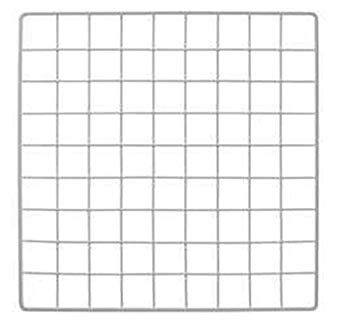
#> input picture gridtest.jpg, 342 x 332 px, given in place of testcar2.jpg, which was not available
$ python prototype.py
#> lines starting #> are read from the running program, lines starting #| are printed output that depends on the picture; after the words box and inside, x2 and y2 are one past the last pixel; in counts of white or black regions, pixels touching at a corner belong together; pictures that were not available may be replaced by others from this repository, and a replacement may not be noted
# -*- coding: utf-8 -*-
"""
Created on Mon Oct  1 14:14:02 2018

@author: llyod
"""


import numpy as np
import cv2


img = cv2.imread('testcar2.jpg')
#> img is the input picture: shape (332, 342, 3); min 118, max 255, mean 243.1
#Convert to Grayscale
gray = cv2.cvtColor(img, cv2.COLOR_BGR2GRAY)
#Gaussian Filter
blur = cv2.GaussianBlur(gray, (5,5), 0)
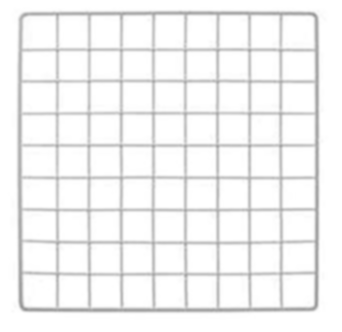
#> blur: shape (332, 342); min 147, max 255, mean 243.2
#Canny Edge Detector
edges = cv2.Canny(blur, 75, 100, apertureSize = 3)
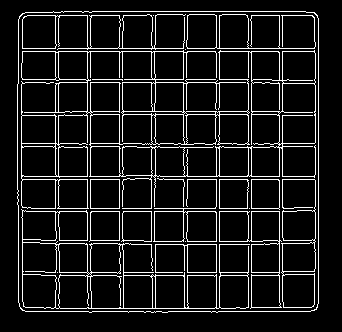
#> edges: shape (332, 342); 9.8% white in thin lines or dots, all inside (x1, y1, x2, y2) = (17, 11, 319, 313)
#hough transform
lines = cv2.HoughLinesP(edges, 1, np.pi/180, 60, maxLineGap= 45)
#> lines = 55 rows, first 6: [18, 48, 318, 48], [279, 311, 279, 11], [318, 303, 318, 18], [18, 211, 314, 211], [17, 179, 314, 179], [18, 51, 314, 51]

#drawing lines on img
for line in lines:
    x1, y1, x2, y2 = line[0]
    cv2.line(img,(x1,y1),(x2,y2),(0,0,255), 2)
#> this loop made 55 passes
#> (x1, y1, x2, y2) on passes 1 to 12: (18, 48, 318, 48), (279, 311, 279, 11), (318, 303, 318, 18), (18, 211, 314, 211), (17, 179, 314, 179), (18, 51, 314, 51), (18, 208, 314, 208), (25, 311, 310, 311), (216, 312, 216, 11), (282, 301, 282, 11), (90, 312, 90, 12), (219, 307, 219, 11)
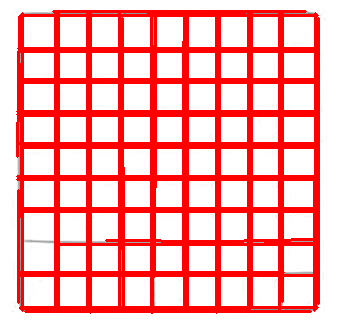
#> img: shape (332, 342, 3); mean B, G, R 179, 179, 254

cv2.imwrite('houghlines3.jpg', img)
cv2.imwrite('grayscaled.jpg', gray)
cv2.imwrite('blurred edge.jpg', edges)
